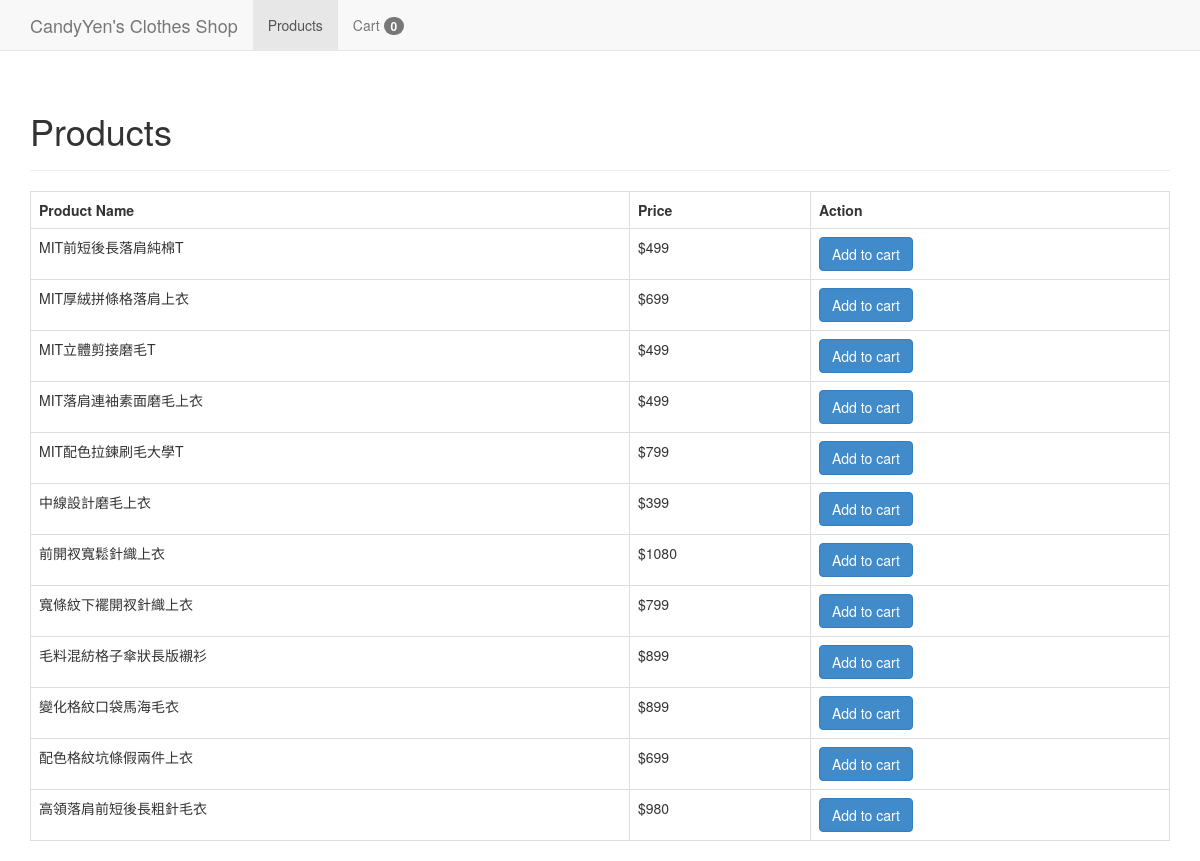
The app's page /資料庫專題/products.php with its own data.
### tables this page shows
CREATE TABLE `tops` (

  `Tops_ID` int(10) NOT NULL,

  `store_name` varchar(20) NOT NULL,

  `name` varchar(20) NOT NULL,

  `price` int(10) NOT NULL,

  `picture` varchar(30) NOT NULL,

  `web` varchar(200) NOT NULL

);

### 資料庫專題/products.php (the view, shortened to what this page needs)
<?php
$page_title="Products";
include 'layout_head.php';
$name = isset($_GET['name']) ? $_GET['name'] : "";
$query = "SELECT Tops_id, name, price FROM tops ORDER BY name";
$stmt = $con->prepare( $query );
$stmt->execute();
$num = $stmt->rowCount();
if($num>0){
    echo "<table class='table table-hover table-responsive table-bordered'>";
    echo "<tr>";
    echo "<th class='textAlignLeft'>Product Name</th>";
    echo "<th>Price </th>";
    echo "<th>Action</th>";
    echo "</tr>";
    while ($row = $stmt->fetch(PDO::FETCH_ASSOC))
	{
        extract($row);
        echo "<tr>";
        echo "<td>";
        echo "<div class='product-name'>{$name}</div>";
        echo "</td>";
        echo "<td>&#36;{$price}</td>";
        echo "<td>";
        echo "<a href='add_to_cart.php?id={$Tops_id}&name={$name}' class='btn btn-primary'>";
        echo " Add to cart";
        echo "</a>";
        echo "</td>";
        echo "</tr>";
    }
    echo "</table>";
}
else{
    echo "No products found.";
}
include 'layout_foot.php';
?>

### 資料庫專題/layout_head.php (shortened to what this page needs)
<!DOCTYPE html>
<html lang="zh">
<head>
    <link rel="stylesheet" href="css/bootstrap.min.css">
</head>
<body>
<?php include 'navigation.php'; ?>
<div class="container">
    <div class="page-header">
        <h1><?php echo isset($page_title) ? $page_title : "The Code of CandyYen"; ?></h1>
    </div>

### 資料庫專題/navigation.php (shortened to what this page needs)
<div class="navbar navbar-default navbar-static-top" role="navigation">
    <div class="container">
        <div class="navbar-header">
            <a class="navbar-brand" href="first.php">CandyYen's Clothes Shop</a>
        </div>
        <div class="navbar-collapse collapse">
            <ul class="nav navbar-nav">
                <li <?php echo $page_title=="Products" ? "class='active'" : ""; ?> >
                    <a href="products.php">Products</a>
                </li>
                <li <?php echo $page_title=="Cart" ? "class='active'" : ""; ?> >
                    <a href="cart.php">
                        <?php
                        if(!isset($_SESSION['cart_items'])){
                            $cart_count = 0;
                        }else{
                            $cart_count=count($_SESSION['cart_items']);
                        }
                        ?>
                        Cart <span class="badge" id="comparison-count"><?php echo $cart_count; ?></span>
                    </a>
                </li>
            </ul>
        </div>
    </div>
</div>

### 資料庫專題/layout_foot.php (shortened to what this page needs)
</div>
</body>
</html>

### records on screen
tops: name "MIT前短後長落肩純棉T", price "499"
tops: name "MIT厚絨拼條格落肩上衣", price "699"
tops: name "MIT立體剪接磨毛T", price "499"
tops: name "MIT落肩連袖素面磨毛上衣", price "499"
tops: name "MIT配色拉鍊刷毛大學T", price "799"
tops: name "中線設計磨毛上衣", price "399"
tops: name "前開衩寬鬆針織上衣", price "1080"
tops: name "寬條紋下襬開衩針織上衣", price "799"
tops: name "毛料混紡格子傘狀長版襯衫", price "899"
tops: name "變化格紋口袋馬海毛衣", price "899"
tops: name "配色格紋坑條假兩件上衣", price "699"
tops: name "高領落肩前短後長粗針毛衣", price "980"

### other values on screen
$cart_count "0"
$page_title "Products"
